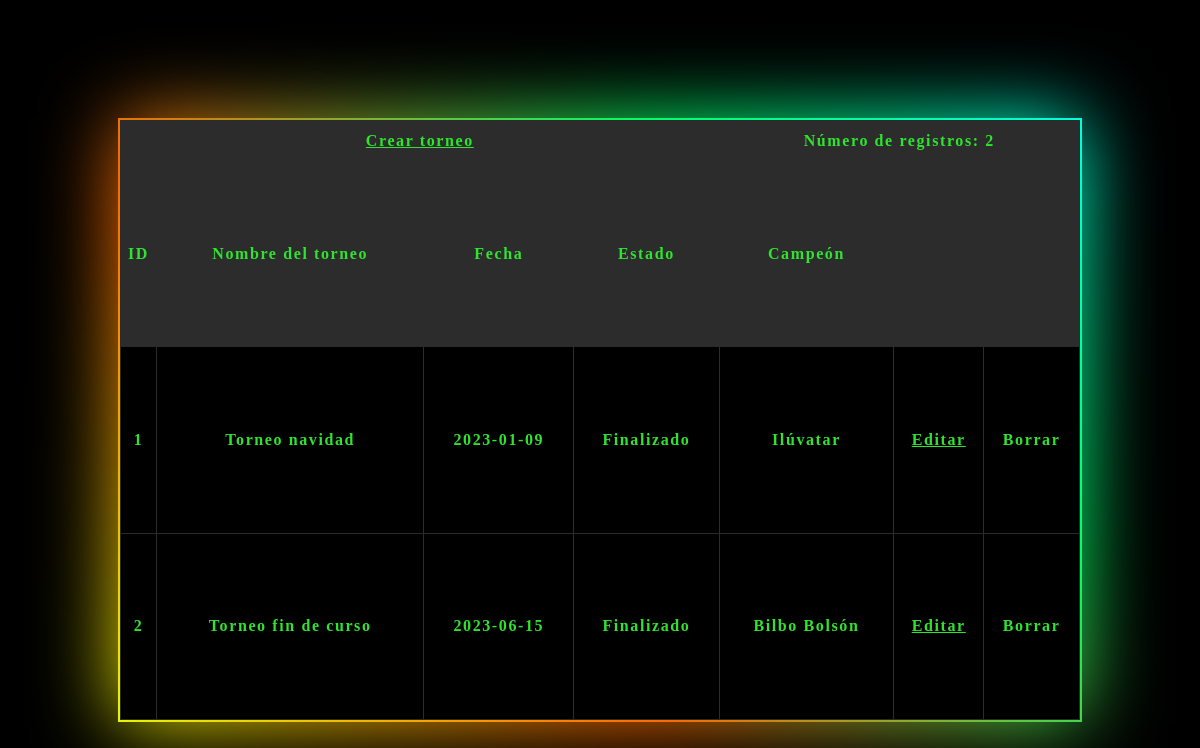
Screenshot of /U4/Ping_pong/vistas/torneosVista.php with the database file from the repository.
### tables this page shows
CREATE TABLE T_Torneo (
    id_torneo INT PRIMARY KEY AUTO_INCREMENT,
    nombre VARCHAR(50) NOT NULL,
    fecha date,
    estado ENUM('Finalizado','En proceso'),
    num_jugadores INT DEFAULT 8,
    campeon int,
    FOREIGN KEY (campeon) references T_Jugador (id_jugador)
);

CREATE TABLE T_Jugador (
    id_jugador INT PRIMARY KEY AUTO_INCREMENT,
    nombre VARCHAR(50) NOT NULL,
    total_partidos INT NOT NULL,
    partidos_ganados INT NOT NULL,
    total_torneos INT NOT NULL,
    torneos_ganados INT NOT NULL
);

### U4/Ping_pong/infraestructura/torneosAccesoDatos.php (called while the page is built, shortened)
<?php
class TorneoAccesoDatos {
    function obtener() {
        $conexion = mysqli_connect('localhost','root','12345');
        mysqli_select_db($conexion, 'torneos_pingPong');
        $consulta = mysqli_prepare($conexion, "SELECT tt.id_torneo, tt.nombre as'nombreTorneo', tt.fecha, tt.estado, tj.nombre
                                                FROM
                                                T_Torneo tt
                                                    INNER JOIN
                                                T_Jugador tj
                                                where tt.campeon = tj.id_jugador;");
        $consulta->execute();
        $result = $consulta->get_result();
        $torneos =  array();
        while ($myrow = $result->fetch_assoc()) {
            array_push($torneos, $myrow);
        }
        return $torneos;
    }
}
?>

### U4/Ping_pong/negocio/torneosReglasNegocio.php (called while the page is built, shortened)
<?php
require("../infraestructura/torneosAccesoDatos.php");
class TorneoReglasNegocio {
    private $ID;
    private $NOMBRE;
    private $FECHA;
    private $ESTADO;
    private $CAMPEON;
    function init($id, $nombre, $fecha, $estado, $campeon) {
        $this->ID = $id;
        $this->NOMBRE = $nombre;
        $this->FECHA = $fecha;
        $this->ESTADO = $estado;
        $this->CAMPEON = $campeon;
    }
    function getID() {
        return $this->ID;
    }
    function getNOMBRE() {
        return $this->NOMBRE;
    }
    function getFECHA() {
        return $this->FECHA;
    }
    function getESTADO(){
        return $this->ESTADO;
    }
    function getCAMPEON(){
        return $this->CAMPEON;
    }
    function obtener() {
        $torneosDAL = new TorneoAccesoDatos();
        $results = $torneosDAL->obtener();
        $listaTorneos =  array();
        foreach ($results as $torneo) {
            $oTorneosReglasNegocio = new TorneoReglasNegocio();
            $oTorneosReglasNegocio->init($torneo['id_torneo'], $torneo['nombreTorneo'], $torneo['fecha'], $torneo['estado'], $torneo['nombre']);
            array_push($listaTorneos,$oTorneosReglasNegocio);
        }
        return $listaTorneos;
    }
}
?>

### U4/Ping_pong/vistas/torneosVista.php (the view, shortened to what this page needs)
<!doctype html>
<html>
<head>
    <link rel='stylesheet' href='../css/torneosVista.css'>
</head>
<body>
    <?php
    require('../negocio/torneosReglasNegocio.php');
    $torneosBL = new TorneoReglasNegocio();
    $datosTorneos = $torneosBL->obtener();
    echo "<div class='bloque brillo'>
        <table>";
        echo"<tr class='crear'>
            <th colspan='4'>
                <a href='gestionTorneosVista.php?modo=creacion'>Crear torneo</a>
            </th>
            <th colspan='3'>
                <p>Número de registros: ".count($datosTorneos)."</p>
            </th>
            </tr>
            <tr class='identificador'>
                <th>ID</th>
                <th>Nombre del torneo</th>
                <th>Fecha</th>
                <th>Estado</th>
                <th>Campeón</th>
                <th></th>
                <th></th>
            </tr>";
    foreach ($datosTorneos as $torneos){
        echo "<tr>";
        echo "<th>".$torneos->getID()."</th>";
        echo "<th>".$torneos->getNOMBRE()."</th>";
        echo "<th>".$torneos->getFECHA()."</th>";
        echo "<th>".$torneos->getESTADO()."</th>";
        echo "<th>".$torneos->getCAMPEON()."</th>";
        echo "<th><a href='/gestionTorneosVista.php?modo=edicion?id=".$torneos->getID()."'>Editar</a></th>";
        echo "<th>Borrar</th>";
        echo "</tr>";
    }
    echo "</table>
        </div>";
    ?>
</body>
</html>

### U4/Ping_pong/css/torneosVista.css (style rules this page uses)
* { margin: 0px; padding: 0px; }
body { background-color: black; }
.bloque { position: relative; margin: 10% auto 0; width: 80%; height: 600px; background: black; }
.brillo::before, .brillo::after { content: ''; position: absolute; left: -2px; top: -2px; background: linear-gradient(45deg, #e6fb04,#ff6600,#00ff66,#00ffff,#ff00ff,#ff0099,#6e0dd0,#ff3300,#099fff); background-size: 400%; width: calc(100% + 4px); height: calc(100% + 4px); z-index: -1; animation: brilloAnimacion 20s linear infinite; }
.brillo::after { filter: blur(40px); }
table, th, td { border: 1px solid rgb(44,44,44); border-collapse: collapse; color: hsl(120, 77%, 54%); letter-spacing: 0.1em; }
table { width: 100%; height: 100%; }
.identificador { background-color: rgb(44,44,44); }
.crear { height: 40px; background-color: rgb(44,44,44); }
a { color: hsl(120, 77%, 54%); }

### rows the page displays
t_torneo: id_torneo "1", nombre "Torneo navidad", fecha "2023-01-09", estado "Finalizado", campeon.nombre "Ilúvatar"
t_torneo: id_torneo "2", nombre "Torneo fin de curso", fecha "2023-06-15", estado "Finalizado", campeon.nombre "Bilbo Bolsón"

### other values shown
count($datosTorneos) "2"
